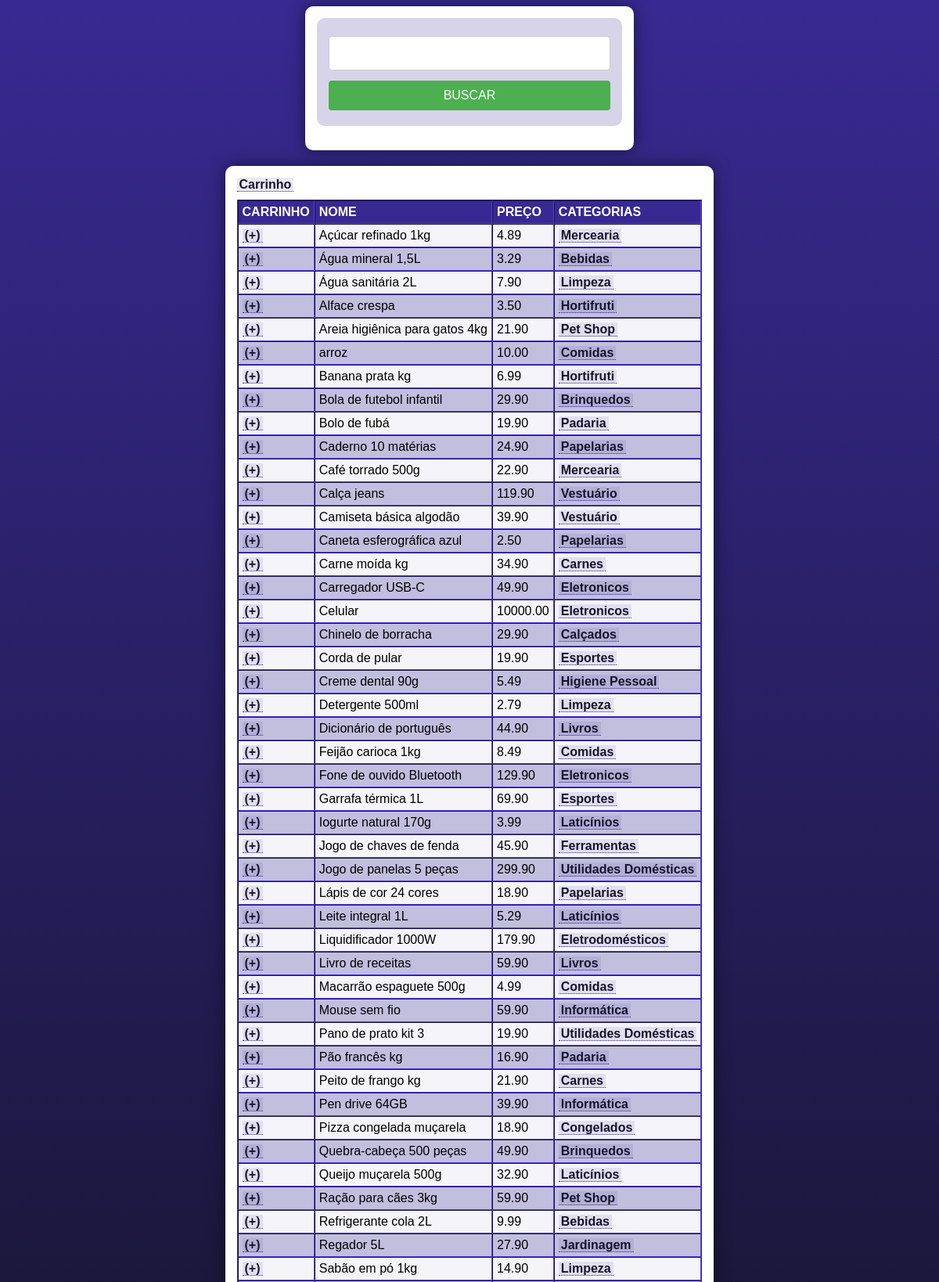
The app's page /comprador (upper part) with its own data.
### tables this page shows
CREATE TABLE `prod` (
  `id_prod` int(11) NOT NULL,
  `nome_prod` varchar(255) NOT NULL,
  `preco` decimal(10,2) NOT NULL,
  `id_cat` int(11) DEFAULT NULL
);

CREATE TABLE `cat` (
  `id_cat` int(11) NOT NULL,
  `nome_cat` varchar(255) NOT NULL
);

### comprador/index.php (the view, shortened to what this page needs)
<link rel="stylesheet" href="../style.css">
<link rel="stylesheet" href="../style_comp.css">
<?php
        include("./config.php");
        include("../layout/header.php");
    ?>
<section>
<form>
    <input type="text" name="kw" value = "<?=(isset($_GET["kw"]) && $_GET["kw"]) ? $_GET["kw"]:"";?>">
    <input type="submit" value="BUSCAR">
</form>
</section>
<section>
<?php
$link = mysqli_connect("localhost", "root", "", "sistema");
$sql = "SELECT p.id_prod, p.nome_prod, p.preco, c.nome_cat
        FROM prod p
        INNER JOIN cat c ON p.id_cat = c.id_cat ";
$sql .= " ORDER BY p.nome_prod";
$stmt = mysqli_prepare($link, $sql);
mysqli_stmt_execute($stmt);
$result = mysqli_stmt_get_result($stmt);
?>
<a href='./carrinho.php'>Carrinho</a>
<table border = '1px'>
    <tr>
        <th>
            CARRINHO
        </th>
        <th>
            NOME
        </th>
        <th>
            PREÇO
        </th>
        <th>
            CATEGORIAS
        </th>
    </tr>
<?php
while ($row = mysqli_fetch_assoc($result)){
?>
    <tr>
        <td>
            <a href="./carrinho.php?a=<?=$row["id_prod"];?>">(+)</a>
        </td>
        <td>
            <?=$row["nome_prod"];?>
        </td>
        <td>
           <?=$row["preco"];?>
        </td>
        <td>
            <a href="./categorias.php?a=<?=$row["nome_cat"];?>"><?=$row["nome_cat"];?></a>
        </td>
    </tr>
<?php
}
?>
</table>
</section>
<?php
include("../layout/footer.php");
?>

### style.css (style rules this page uses)
* { font-family: Verdana, Geneva, Tahoma, sans-serif; box-sizing: border-box; }
header, main, section, article { max-width: 700px; }
main, section, article { background-color: white; padding: 15px; margin-bottom: 20px; border-radius: 10px; box-shadow: 0px 0px 20px rgba(0, 0, 0, 0.502); }
a { color: #15142b; background-color: rgba(55, 41, 145, 0.1); padding: 0 3px; font-weight: 600; text-decoration: none; border-bottom: .5px dotted #372991; }
table { min-width: 400px; border-spacing: 0px; border: 0.5px solid #372991; margin: 10px auto; }
table th { background-color: #372991; color: white; padding: 5px; text-align: left; }
table td { padding: 5px; }
table tr { background-color: rgba(55, 41, 145, 0.05); }
table tr:nth-child(odd) { background-color: rgba(55, 41, 145, 0.3); }
form { background-color: rgba(55, 41, 145, 0.2); padding: 15px; border-radius: 10px; }
input[type=text], [type=number], select, input[type=date], input[type=date], input[type=datetime], input[type=email], input[type=month], input[type=password], input[type=range], input[type=tel], input[type=time], input[type=week] { width: 100%; padding: 12px 20px; font-size: 1em; margin: 8px 0; display: inline-block; border: 1px solid #ccc; border-radius: 4px; box-sizing: border-box; }
input[type=submit] { width: 100%; background-color: #4CAF50; font-size: 1em; color: white; padding: 10px 20px; margin: 5px 0; border: none; border-radius: 4px; cursor: pointer; }

### style_comp.css (style rules this page uses)
body { background-color: #15142b; background-image: linear-gradient(180deg, #372991, #15142b); background-repeat: no-repeat; background-position: center center; background-size: cover; background-attachment: fixed; display: flex; flex-direction: column; flex-wrap: nowrap; justify-content: center; align-items: center; }

### records on screen
prod: nome_prod "Açúcar refinado 1kg", preco "4.89", id_cat.nome_cat "Mercearia"
prod: nome_prod "Água mineral 1,5L", preco "3.29", id_cat.nome_cat "Bebidas"
prod: nome_prod "Água sanitária 2L", preco "7.90", id_cat.nome_cat "Limpeza"
prod: nome_prod "Alface crespa", preco "3.50", id_cat.nome_cat "Hortifruti"
prod: nome_prod "Areia higiênica para gatos 4kg", preco "21.90", id_cat.nome_cat "Pet Shop"
prod: nome_prod "arroz", preco "10.00", id_cat.nome_cat "Comidas"
prod: nome_prod "Banana prata kg", preco "6.99", id_cat.nome_cat "Hortifruti"
prod: nome_prod "Bola de futebol infantil", preco "29.90", id_cat.nome_cat "Brinquedos"
prod: nome_prod "Bolo de fubá", preco "19.90", id_cat.nome_cat "Padaria"
prod: nome_prod "Caderno 10 matérias", preco "24.90", id_cat.nome_cat "Papelarias"
prod: nome_prod "Café torrado 500g", preco "22.90", id_cat.nome_cat "Mercearia"
prod: nome_prod "Calça jeans", preco "119.90", id_cat.nome_cat "Vestuário"
prod: nome_prod "Camiseta básica algodão", preco "39.90", id_cat.nome_cat "Vestuário"
prod: nome_prod "Caneta esferográfica azul", preco "2.50", id_cat.nome_cat "Papelarias"
prod: nome_prod "Carne moída kg", preco "34.90", id_cat.nome_cat "Carnes"
prod: nome_prod "Carregador USB-C", preco "49.90", id_cat.nome_cat "Eletronicos"
prod: nome_prod "Celular", preco "10000.00", id_cat.nome_cat "Eletronicos"
prod: nome_prod "Chinelo de borracha", preco "29.90", id_cat.nome_cat "Calçados"
prod: nome_prod "Corda de pular", preco "19.90", id_cat.nome_cat "Esportes"
prod: nome_prod "Creme dental 90g", preco "5.49", id_cat.nome_cat "Higiene Pessoal"
prod: nome_prod "Detergente 500ml", preco "2.79", id_cat.nome_cat "Limpeza"
prod: nome_prod "Dicionário de português", preco "44.90", id_cat.nome_cat "Livros"
prod: nome_prod "Feijão carioca 1kg", preco "8.49", id_cat.nome_cat "Comidas"
prod: nome_prod "Fone de ouvido Bluetooth", preco "129.90", id_cat.nome_cat "Eletronicos"
prod: nome_prod "Garrafa térmica 1L", preco "69.90", id_cat.nome_cat "Esportes"
prod: nome_prod "Iogurte natural 170g", preco "3.99", id_cat.nome_cat "Laticínios"
prod: nome_prod "Jogo de chaves de fenda", preco "45.90", id_cat.nome_cat "Ferramentas"
prod: nome_prod "Jogo de panelas 5 peças", preco "299.90", id_cat.nome_cat "Utilidades Domésticas"
prod: nome_prod "Lápis de cor 24 cores", preco "18.90", id_cat.nome_cat "Papelarias"
prod: nome_prod "Leite integral 1L", preco "5.29", id_cat.nome_cat "Laticínios"
prod: nome_prod "Liquidificador 1000W", preco "179.90", id_cat.nome_cat "Eletrodomésticos"
prod: nome_prod "Livro de receitas", preco "59.90", id_cat.nome_cat "Livros"
prod: nome_prod "Macarrão espaguete 500g", preco "4.99", id_cat.nome_cat "Comidas"
prod: nome_prod "Mouse sem fio", preco "59.90", id_cat.nome_cat "Informática"
prod: nome_prod "Pano de prato kit 3", preco "19.90", id_cat.nome_cat "Utilidades Domésticas"
prod: nome_prod "Pão francês kg", preco "16.90", id_cat.nome_cat "Padaria"
prod: nome_prod "Peito de frango kg", preco "21.90", id_cat.nome_cat "Carnes"
prod: nome_prod "Pen drive 64GB", preco "39.90", id_cat.nome_cat "Informática"
prod: nome_prod "Pizza congelada muçarela", preco "18.90", id_cat.nome_cat "Congelados"
prod: nome_prod "Quebra-cabeça 500 peças", preco "49.90", id_cat.nome_cat "Brinquedos"
prod: nome_prod "Queijo muçarela 500g", preco "32.90", id_cat.nome_cat "Laticínios"
prod: nome_prod "Ração para cães 3kg", preco "59.90", id_cat.nome_cat "Pet Shop"
prod: nome_prod "Refrigerante cola 2L", preco "9.99", id_cat.nome_cat "Bebidas"
prod: nome_prod "Regador 5L", preco "27.90", id_cat.nome_cat "Jardinagem"
prod: nome_prod "Sabão em pó 1kg", preco "14.90", id_cat.nome_cat "Limpeza"
